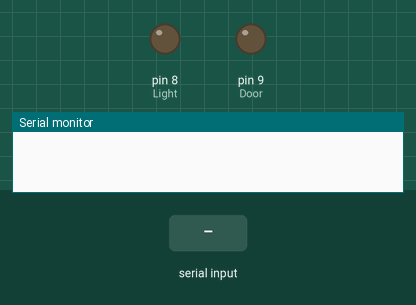
Bench run of a sketch on a simulated Arduino Uno, built with avr-gcc and run on an emulated ATmega328P. Parts: output pins drawn as LEDs (lit = HIGH), the last lines printed to the serial monitor. The test bench sets the inputs (shaded band).

Above: at 1.2 s.
1.3 s: "light1\n" received over Serial
At 2.1 s:
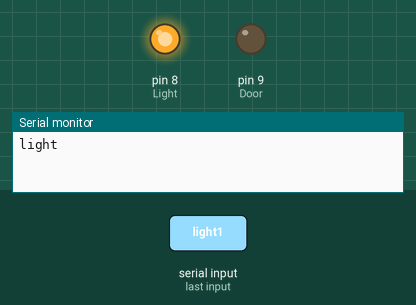
2.8 s: "door1\n" received over Serial
At 3.4 s:
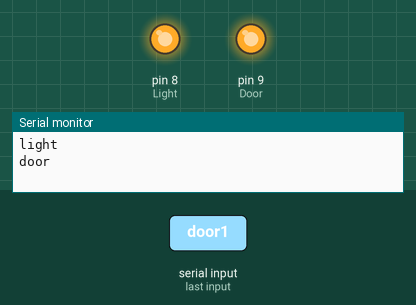
4.3 s: "light0\n" received over Serial
At 5.5 s:
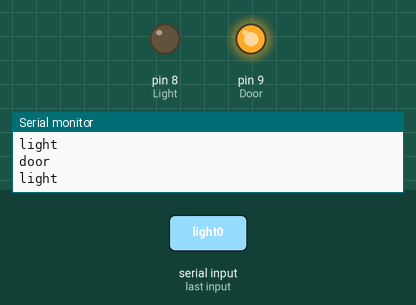
5.8 s: "door0\n" received over Serial
At 6.8 s:
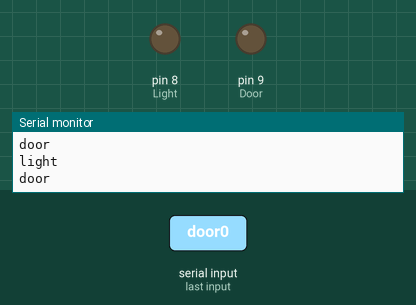
Timing chart, 0 to 8.3 s (numbered marks = the images above; inputs shaded):
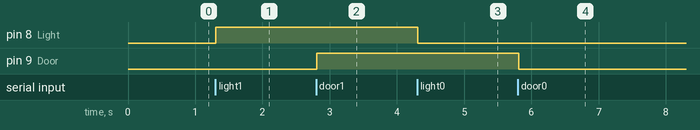

Measured:
- after the input at 1.3 s, pin 8 (Light): LOW → HIGH at once
- after the input at 2.8 s, pin 9 (Door): LOW → HIGH at once
- after the input at 4.3 s, pin 8 (Light): HIGH → LOW at once
- after the input at 5.8 s, pin 9 (Door): HIGH → LOW at once

The sketch:

DoorLightControl.ino
```cpp
String command;
int state = 1;
int sent_again = 0;
int waiting_period = 3;
int sent_counter = 0;
int counter = 0;


#define Light 8
#define Door 9

void setup() {
  Serial.begin(9600);
  pinMode(Light, OUTPUT);
  pinMode(Door, OUTPUT);
}

void loop() {
  if (Serial.available()) {
    command = Serial.readStringUntil('\n');
    command.trim();
    if (command.equals("light0")) {
      Serial.println("light");
      digitalWrite(Light, LOW);
    }
    else if (command.equals("light1")) {
      Serial.println("light");
      digitalWrite(Light, HIGH);
    }
    else if(command.equals("door1")){
      Serial.println("door");
      digitalWrite(Door, HIGH);
    }else if(command.equals("door0")){
      Serial.println("door");
      digitalWrite(Door, LOW);
    }
 }
 delay(10);
}
```
